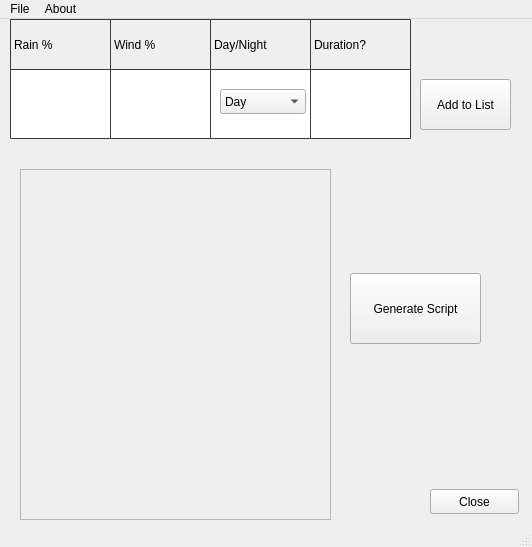
<?xml version="1.0" encoding="UTF-8"?>
<ui version="4.0">
 <class>MATBWindow</class>
 <widget class="QMainWindow" name="MATBWindow">
  <property name="geometry">
   <rect>
    <x>0</x>
    <y>0</y>
    <width>532</width>
    <height>547</height>
   </rect>
  </property>
  <property name="windowTitle">
   <string>Xplane MATB</string>
  </property>
  <widget class="QWidget" name="centralWidget">
   <widget class="QLabel" name="label">
    <property name="geometry">
     <rect>
      <x>10</x>
      <y>0</y>
      <width>101</width>
      <height>51</height>
     </rect>
    </property>
    <property name="styleSheet">
     <string notr="true">border: 1px solid rgb(60, 60, 60);
border-radius: 1px;</string>
    </property>
    <property name="text">
     <string>Rain %</string>
    </property>
   </widget>
   <widget class="QLabel" name="label_2">
    <property name="geometry">
     <rect>
      <x>210</x>
      <y>0</y>
      <width>101</width>
      <height>51</height>
     </rect>
    </property>
    <property name="styleSheet">
     <string notr="true">border: 1px solid rgb(60, 60, 60);
border-radius: 1px;</string>
    </property>
    <property name="text">
     <string>Day/Night</string>
    </property>
   </widget>
   <widget class="QLabel" name="label_3">
    <property name="geometry">
     <rect>
      <x>110</x>
      <y>0</y>
      <width>101</width>
      <height>51</height>
     </rect>
    </property>
    <property name="styleSheet">
     <string notr="true">border: 1px solid rgb(60, 60, 60);
border-radius: 1px;</string>
    </property>
    <property name="text">
     <string>Wind %</string>
    </property>
   </widget>
   <widget class="QTextEdit" name="rain_percent">
    <property name="geometry">
     <rect>
      <x>10</x>
      <y>50</y>
      <width>101</width>
      <height>70</height>
     </rect>
    </property>
    <property name="styleSheet">
     <string notr="true">border: 1px solid rgb(60, 60, 60);
border-radius: 1px;</string>
    </property>
   </widget>
   <widget class="QTextEdit" name="textEdit_2">
    <property name="geometry">
     <rect>
      <x>210</x>
      <y>50</y>
      <width>101</width>
      <height>70</height>
     </rect>
    </property>
    <property name="styleSheet">
     <string notr="true">border: 1px solid rgb(60, 60, 60);
border-radius: 1px;</string>
    </property>
   </widget>
   <widget class="QTextEdit" name="wind_percent">
    <property name="geometry">
     <rect>
      <x>110</x>
      <y>50</y>
      <width>101</width>
      <height>70</height>
     </rect>
    </property>
    <property name="styleSheet">
     <string notr="true">border: 1px solid rgb(60, 60, 60);
border-radius: 1px;</string>
    </property>
   </widget>
   <widget class="QComboBox" name="day_or_night">
    <property name="geometry">
     <rect>
      <x>220</x>
      <y>70</y>
      <width>86</width>
      <height>25</height>
     </rect>
    </property>
    <item>
     <property name="text">
      <string>Day</string>
     </property>
    </item>
    <item>
     <property name="text">
      <string>Night</string>
     </property>
    </item>
   </widget>
   <widget class="QPushButton" name="Add_to_list">
    <property name="geometry">
     <rect>
      <x>420</x>
      <y>60</y>
      <width>91</width>
      <height>51</height>
     </rect>
    </property>
    <property name="text">
     <string>Add to List</string>
    </property>
   </widget>
   <widget class="QPushButton" name="Gen_script">
    <property name="geometry">
     <rect>
      <x>350</x>
      <y>254</y>
      <width>131</width>
      <height>71</height>
     </rect>
    </property>
    <property name="text">
     <string>Generate Script</string>
    </property>
   </widget>
   <widget class="QTextEdit" name="duration_time">
    <property name="geometry">
     <rect>
      <x>310</x>
      <y>50</y>
      <width>101</width>
      <height>70</height>
     </rect>
    </property>
    <property name="styleSheet">
     <string notr="true">border: 1px solid rgb(60, 60, 60);
border-radius: 1px;</string>
    </property>
   </widget>
   <widget class="QLabel" name="label_4">
    <property name="geometry">
     <rect>
      <x>310</x>
      <y>0</y>
      <width>101</width>
      <height>51</height>
     </rect>
    </property>
    <property name="styleSheet">
     <string notr="true">border: 1px solid rgb(60, 60, 60);
border-radius: 1px;</string>
    </property>
    <property name="text">
     <string>Duration?</string>
    </property>
   </widget>
   <widget class="QPushButton" name="close_button">
    <property name="geometry">
     <rect>
      <x>430</x>
      <y>470</y>
      <width>89</width>
      <height>25</height>
     </rect>
    </property>
    <property name="text">
     <string>Close</string>
    </property>
   </widget>
   <widget class="QScrollArea" name="events_list">
    <property name="geometry">
     <rect>
      <x>20</x>
      <y>150</y>
      <width>311</width>
      <height>351</height>
     </rect>
    </property>
    <property name="widgetResizable">
     <bool>true</bool>
    </property>
    <widget class="QWidget" name="scrollAreaWidgetContents">
     <property name="geometry">
      <rect>
       <x>0</x>
       <y>0</y>
       <width>309</width>
       <height>349</height>
      </rect>
     </property>
    </widget>
   </widget>
  </widget>
  <widget class="QMenuBar" name="menuBar">
   <property name="geometry">
    <rect>
     <x>0</x>
     <y>0</y>
     <width>532</width>
     <height>22</height>
    </rect>
   </property>
   <widget class="QMenu" name="menuXPlane_MATB">
    <property name="title">
     <string>File</string>
    </property>
    <addaction name="actionLoad_Config_File"/>
   </widget>
   <widget class="QMenu" name="menuAbout">
    <property name="title">
     <string>About</string>
    </property>
    <addaction name="actionXPlane_MATB_Version"/>
   </widget>
   <addaction name="menuXPlane_MATB"/>
   <addaction name="menuAbout"/>
  </widget>
  <widget class="QStatusBar" name="statusBar"/>
  <action name="action">
   <property name="text">
    <string/>
   </property>
  </action>
  <action name="actionLoad_Config_File">
   <property name="text">
    <string>Load Config File</string>
   </property>
  </action>
  <action name="actionXPlane_MATB_Version">
   <property name="text">
    <string>XPlane MATB Version</string>
   </property>
  </action>
 </widget>
 <layoutdefault spacing="6" margin="11"/>
 <resources/>
 <connections/>
</ui>
